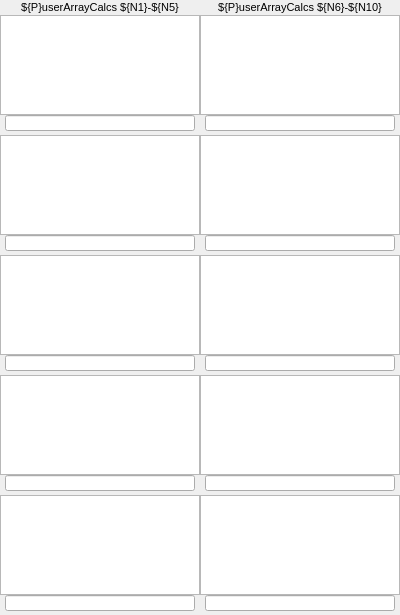
<?xml version="1.0" ?>
<ui version="4.0">
  <class>Dialog</class>
  <widget class="PyDMFrame" name="screen">
    <property name="geometry">
      <rect>
        <x>78</x>
        <y>328</y>
        <width>400</width>
        <height>615</height>
      </rect>
    </property>
    <property name="minimumSize">
      <size>
        <width>400</width>
        <height>615</height>
      </size>
    </property>
    <property name="styleSheet">
      <string notr="true">PyDMFrame#screen {
  color: rgb(0, 0, 0);
  background-color: rgb(255, 255, 255);
  }</string>
    </property>
    <property name="windowTitle">
      <string>userArrayCalcPlots10</string>
    </property>
    <layout class="QGridLayout" name="gridLayout" columnstretch="5,195,195,5" rowstretch="14,1,100,16,4,100,16,4,100,16,4,100,16,4,100,16,4">
      <property name="leftMargin">
        <number>0</number>
      </property>
      <property name="topMargin">
        <number>0</number>
      </property>
      <property name="rightMargin">
        <number>0</number>
      </property>
      <property name="bottomMargin">
        <number>0</number>
      </property>
      <property name="horizontalSpacing">
        <number>0</number>
      </property>
      <property name="verticalSpacing">
        <number>0</number>
      </property>
      <item row="0" column="0" colspan="2">
        <widget class="QLabel" name="text">
          <property name="geometry">
            <rect>
              <x>0</x>
              <y>0</y>
              <width>200</width>
              <height>14</height>
            </rect>
          </property>
          <property name="sizePolicy">
            <sizepolicy hsizetype="Ignored" vsizetype="Ignored">
              <horstretch>0</horstretch>
              <verstretch>0</verstretch>
            </sizepolicy>
          </property>
          <property name="text">
            <string>${P}userArrayCalcs ${N1}-${N5}</string>
          </property>
          <property name="font">
            <font>
              <pointsize>8</pointsize>
            </font>
          </property>
          <property name="brush" stdset="0">
            <brush brushstyle="SolidPattern">
              <color alpha="255">
                <red>0</red>
                <green>0</green>
                <blue>0</blue>
              </color>
            </brush>
          </property>
          <property name="toolTip">
            <string>text</string>
          </property>
          <property name="alignment">
            <set>Qt::AlignCenter</set>
          </property>
          <property name="styleSheet">
            <string notr="true">QLabel#text {
  color: rgb(0, 0, 0);
  }</string>
          </property>
        </widget>
      </item>
      <item row="0" column="2" colspan="2">
        <widget class="QLabel" name="text_1">
          <property name="geometry">
            <rect>
              <x>200</x>
              <y>0</y>
              <width>200</width>
              <height>14</height>
            </rect>
          </property>
          <property name="sizePolicy">
            <sizepolicy hsizetype="Ignored" vsizetype="Ignored">
              <horstretch>0</horstretch>
              <verstretch>0</verstretch>
            </sizepolicy>
          </property>
          <property name="text">
            <string>${P}userArrayCalcs ${N6}-${N10}</string>
          </property>
          <property name="font">
            <font>
              <pointsize>8</pointsize>
            </font>
          </property>
          <property name="brush" stdset="0">
            <brush brushstyle="SolidPattern">
              <color alpha="255">
                <red>0</red>
                <green>0</green>
                <blue>0</blue>
              </color>
            </brush>
          </property>
          <property name="toolTip">
            <string>text_1</string>
          </property>
          <property name="alignment">
            <set>Qt::AlignCenter</set>
          </property>
          <property name="styleSheet">
            <string notr="true">QLabel#text_1 {
  color: rgb(0, 0, 0);
  }</string>
          </property>
        </widget>
      </item>
      <item row="2" column="0" colspan="2">
        <widget class="PyDMWaveformPlot" name="cartesian_plot">
          <property name="geometry">
            <rect>
              <x>0</x>
              <y>15</y>
              <width>200</width>
              <height>100</height>
            </rect>
          </property>
          <property name="sizePolicy">
            <sizepolicy hsizetype="Ignored" vsizetype="Ignored">
              <horstretch>0</horstretch>
              <verstretch>0</verstretch>
            </sizepolicy>
          </property>
          <property name="toolTip">
            <string>cartesian_plot</string>
          </property>
          <property name="title" stdset="0">
            <string/>
          </property>
          <property name="xLabels">
            <stringlist>
              <string>ARRAY INDEX</string>
            </stringlist>
          </property>
          <property name="curves" stdset="0">
            <stringlist>
              <string>{&quot;name&quot;: &quot;curve 1&quot;, &quot;y_channel&quot;: &quot;ca://${P}userArrayCalc${N1}.AVAL&quot;, &quot;color&quot;: &quot;#000000&quot;, &quot;lineStyle&quot;: 1, &quot;lineWidth&quot;: 1, &quot;symbolSize&quot;: 10, &quot;redraw_mode&quot;: 2, &quot;block_size&quot;: 1200, &quot;x_channel&quot;: null}</string>
            </stringlist>
          </property>
          <property name="autoRangeX" stdset="0">
            <bool>true</bool>
          </property>
          <property name="autoRangeY" stdset="0">
            <bool>true</bool>
          </property>
          <property name="axisColor" stdset="0">
            <color>
              <red>0</red>
              <green>0</green>
              <blue>0</blue>
            </color>
          </property>
          <property name="backgroundColor" stdset="0">
            <color>
              <red>255</red>
              <green>255</green>
              <blue>255</blue>
            </color>
          </property>
        </widget>
      </item>
      <item row="2" column="2" colspan="2">
        <widget class="PyDMWaveformPlot" name="cartesian_plot_1">
          <property name="geometry">
            <rect>
              <x>200</x>
              <y>15</y>
              <width>200</width>
              <height>100</height>
            </rect>
          </property>
          <property name="sizePolicy">
            <sizepolicy hsizetype="Ignored" vsizetype="Ignored">
              <horstretch>0</horstretch>
              <verstretch>0</verstretch>
            </sizepolicy>
          </property>
          <property name="toolTip">
            <string>cartesian_plot_1</string>
          </property>
          <property name="title" stdset="0">
            <string/>
          </property>
          <property name="xLabels">
            <stringlist>
              <string>ARRAY INDEX</string>
            </stringlist>
          </property>
          <property name="curves" stdset="0">
            <stringlist>
              <string>{&quot;name&quot;: &quot;curve 1&quot;, &quot;y_channel&quot;: &quot;ca://${P}userArrayCalc${N6}.AVAL&quot;, &quot;color&quot;: &quot;#000000&quot;, &quot;lineStyle&quot;: 1, &quot;lineWidth&quot;: 1, &quot;symbolSize&quot;: 10, &quot;redraw_mode&quot;: 2, &quot;block_size&quot;: 1200, &quot;x_channel&quot;: null}</string>
            </stringlist>
          </property>
          <property name="autoRangeX" stdset="0">
            <bool>true</bool>
          </property>
          <property name="autoRangeY" stdset="0">
            <bool>true</bool>
          </property>
          <property name="axisColor" stdset="0">
            <color>
              <red>0</red>
              <green>0</green>
              <blue>0</blue>
            </color>
          </property>
          <property name="backgroundColor" stdset="0">
            <color>
              <red>255</red>
              <green>255</green>
              <blue>255</blue>
            </color>
          </property>
        </widget>
      </item>
      <item row="5" column="0" colspan="2">
        <widget class="PyDMWaveformPlot" name="cartesian_plot_2">
          <property name="geometry">
            <rect>
              <x>0</x>
              <y>135</y>
              <width>200</width>
              <height>100</height>
            </rect>
          </property>
          <property name="sizePolicy">
            <sizepolicy hsizetype="Ignored" vsizetype="Ignored">
              <horstretch>0</horstretch>
              <verstretch>0</verstretch>
            </sizepolicy>
          </property>
          <property name="toolTip">
            <string>cartesian_plot_2</string>
          </property>
          <property name="title" stdset="0">
            <string/>
          </property>
          <property name="xLabels">
            <stringlist>
              <string>ARRAY INDEX</string>
            </stringlist>
          </property>
          <property name="curves" stdset="0">
            <stringlist>
              <string>{&quot;name&quot;: &quot;curve 1&quot;, &quot;y_channel&quot;: &quot;ca://${P}userArrayCalc${N2}.AVAL&quot;, &quot;color&quot;: &quot;#000000&quot;, &quot;lineStyle&quot;: 1, &quot;lineWidth&quot;: 1, &quot;symbolSize&quot;: 10, &quot;redraw_mode&quot;: 2, &quot;block_size&quot;: 1200, &quot;x_channel&quot;: null}</string>
            </stringlist>
          </property>
          <property name="autoRangeX" stdset="0">
            <bool>true</bool>
          </property>
          <property name="autoRangeY" stdset="0">
            <bool>true</bool>
          </property>
          <property name="axisColor" stdset="0">
            <color>
              <red>0</red>
              <green>0</green>
              <blue>0</blue>
            </color>
          </property>
          <property name="backgroundColor" stdset="0">
            <color>
              <red>255</red>
              <green>255</green>
              <blue>255</blue>
            </color>
          </property>
        </widget>
      </item>
      <item row="5" column="2" colspan="2">
        <widget class="PyDMWaveformPlot" name="cartesian_plot_3">
          <property name="geometry">
            <rect>
              <x>200</x>
              <y>135</y>
              <width>200</width>
              <height>100</height>
            </rect>
          </property>
          <property name="sizePolicy">
            <sizepolicy hsizetype="Ignored" vsizetype="Ignored">
              <horstretch>0</horstretch>
              <verstretch>0</verstretch>
            </sizepolicy>
          </property>
          <property name="toolTip">
            <string>cartesian_plot_3</string>
          </property>
          <property name="title" stdset="0">
            <string/>
          </property>
          <property name="xLabels">
            <stringlist>
              <string>ARRAY INDEX</string>
            </stringlist>
          </property>
          <property name="curves" stdset="0">
            <stringlist>
              <string>{&quot;name&quot;: &quot;curve 1&quot;, &quot;y_channel&quot;: &quot;ca://${P}userArrayCalc${N7}.AVAL&quot;, &quot;color&quot;: &quot;#000000&quot;, &quot;lineStyle&quot;: 1, &quot;lineWidth&quot;: 1, &quot;symbolSize&quot;: 10, &quot;redraw_mode&quot;: 2, &quot;block_size&quot;: 1200, &quot;x_channel&quot;: null}</string>
            </stringlist>
          </property>
          <property name="autoRangeX" stdset="0">
            <bool>true</bool>
          </property>
          <property name="autoRangeY" stdset="0">
            <bool>true</bool>
          </property>
          <property name="axisColor" stdset="0">
            <color>
              <red>0</red>
              <green>0</green>
              <blue>0</blue>
            </color>
          </property>
          <property name="backgroundColor" stdset="0">
            <color>
              <red>255</red>
              <green>255</green>
              <blue>255</blue>
            </color>
          </property>
        </widget>
      </item>
      <item row="8" column="0" colspan="2">
        <widget class="PyDMWaveformPlot" name="cartesian_plot_4">
          <property name="geometry">
            <rect>
              <x>0</x>
              <y>255</y>
              <width>200</width>
              <height>100</height>
            </rect>
          </property>
          <property name="sizePolicy">
            <sizepolicy hsizetype="Ignored" vsizetype="Ignored">
              <horstretch>0</horstretch>
              <verstretch>0</verstretch>
            </sizepolicy>
          </property>
          <property name="toolTip">
            <string>cartesian_plot_4</string>
          </property>
          <property name="title" stdset="0">
            <string/>
          </property>
          <property name="xLabels">
            <stringlist>
              <string>ARRAY INDEX</string>
            </stringlist>
          </property>
          <property name="curves" stdset="0">
            <stringlist>
              <string>{&quot;name&quot;: &quot;curve 1&quot;, &quot;y_channel&quot;: &quot;ca://${P}userArrayCalc${N3}.AVAL&quot;, &quot;color&quot;: &quot;#000000&quot;, &quot;lineStyle&quot;: 1, &quot;lineWidth&quot;: 1, &quot;symbolSize&quot;: 10, &quot;redraw_mode&quot;: 2, &quot;block_size&quot;: 1200, &quot;x_channel&quot;: null}</string>
            </stringlist>
          </property>
          <property name="autoRangeX" stdset="0">
            <bool>true</bool>
          </property>
          <property name="autoRangeY" stdset="0">
            <bool>true</bool>
          </property>
          <property name="axisColor" stdset="0">
            <color>
              <red>0</red>
              <green>0</green>
              <blue>0</blue>
            </color>
          </property>
          <property name="backgroundColor" stdset="0">
            <color>
              <red>255</red>
              <green>255</green>
              <blue>255</blue>
            </color>
          </property>
        </widget>
      </item>
      <item row="8" column="2" colspan="2">
        <widget class="PyDMWaveformPlot" name="cartesian_plot_5">
          <property name="geometry">
            <rect>
              <x>200</x>
              <y>255</y>
              <width>200</width>
              <height>100</height>
            </rect>
          </property>
          <property name="sizePolicy">
            <sizepolicy hsizetype="Ignored" vsizetype="Ignored">
              <horstretch>0</horstretch>
              <verstretch>0</verstretch>
            </sizepolicy>
          </property>
          <property name="toolTip">
            <string>cartesian_plot_5</string>
          </property>
          <property name="title" stdset="0">
            <string/>
          </property>
          <property name="xLabels">
            <stringlist>
              <string>ARRAY INDEX</string>
            </stringlist>
          </property>
          <property name="curves" stdset="0">
            <stringlist>
              <string>{&quot;name&quot;: &quot;curve 1&quot;, &quot;y_channel&quot;: &quot;ca://${P}userArrayCalc${N8}.AVAL&quot;, &quot;color&quot;: &quot;#000000&quot;, &quot;lineStyle&quot;: 1, &quot;lineWidth&quot;: 1, &quot;symbolSize&quot;: 10, &quot;redraw_mode&quot;: 2, &quot;block_size&quot;: 1200, &quot;x_channel&quot;: null}</string>
            </stringlist>
          </property>
          <property name="autoRangeX" stdset="0">
            <bool>true</bool>
          </property>
          <property name="autoRangeY" stdset="0">
            <bool>true</bool>
          </property>
          <property name="axisColor" stdset="0">
            <color>
              <red>0</red>
              <green>0</green>
              <blue>0</blue>
            </color>
          </property>
          <property name="backgroundColor" stdset="0">
            <color>
              <red>255</red>
              <green>255</green>
              <blue>255</blue>
            </color>
          </property>
        </widget>
      </item>
      <item row="14" column="0" colspan="2">
        <widget class="PyDMWaveformPlot" name="cartesian_plot_6">
          <property name="geometry">
            <rect>
              <x>0</x>
              <y>495</y>
              <width>200</width>
              <height>100</height>
            </rect>
          </property>
          <property name="sizePolicy">
            <sizepolicy hsizetype="Ignored" vsizetype="Ignored">
              <horstretch>0</horstretch>
              <verstretch>0</verstretch>
            </sizepolicy>
          </property>
          <property name="toolTip">
            <string>cartesian_plot_6</string>
          </property>
          <property name="title" stdset="0">
            <string/>
          </property>
          <property name="xLabels">
            <stringlist>
              <string>ARRAY INDEX</string>
            </stringlist>
          </property>
          <property name="curves" stdset="0">
            <stringlist>
              <string>{&quot;name&quot;: &quot;curve 1&quot;, &quot;y_channel&quot;: &quot;ca://${P}userArrayCalc${N5}.AVAL&quot;, &quot;color&quot;: &quot;#000000&quot;, &quot;lineStyle&quot;: 1, &quot;lineWidth&quot;: 1, &quot;symbolSize&quot;: 10, &quot;redraw_mode&quot;: 2, &quot;block_size&quot;: 1200, &quot;x_channel&quot;: null}</string>
            </stringlist>
          </property>
          <property name="autoRangeX" stdset="0">
            <bool>true</bool>
          </property>
          <property name="autoRangeY" stdset="0">
            <bool>true</bool>
          </property>
          <property name="axisColor" stdset="0">
            <color>
              <red>0</red>
              <green>0</green>
              <blue>0</blue>
            </color>
          </property>
          <property name="backgroundColor" stdset="0">
            <color>
              <red>255</red>
              <green>255</green>
              <blue>255</blue>
            </color>
          </property>
        </widget>
      </item>
      <item row="14" column="2" colspan="2">
        <widget class="PyDMWaveformPlot" name="cartesian_plot_7">
          <property name="geometry">
            <rect>
              <x>200</x>
              <y>495</y>
              <width>200</width>
              <height>100</height>
            </rect>
          </property>
          <property name="sizePolicy">
            <sizepolicy hsizetype="Ignored" vsizetype="Ignored">
              <horstretch>0</horstretch>
              <verstretch>0</verstretch>
            </sizepolicy>
          </property>
          <property name="toolTip">
            <string>cartesian_plot_7</string>
          </property>
          <property name="title" stdset="0">
            <string/>
          </property>
          <property name="xLabels">
            <stringlist>
              <string>ARRAY INDEX</string>
            </stringlist>
          </property>
          <property name="curves" stdset="0">
            <stringlist>
              <string>{&quot;name&quot;: &quot;curve 1&quot;, &quot;y_channel&quot;: &quot;ca://${P}userArrayCalc${N10}.AVAL&quot;, &quot;color&quot;: &quot;#000000&quot;, &quot;lineStyle&quot;: 1, &quot;lineWidth&quot;: 1, &quot;symbolSize&quot;: 10, &quot;redraw_mode&quot;: 2, &quot;block_size&quot;: 1200, &quot;x_channel&quot;: null}</string>
            </stringlist>
          </property>
          <property name="autoRangeX" stdset="0">
            <bool>true</bool>
          </property>
          <property name="autoRangeY" stdset="0">
            <bool>true</bool>
          </property>
          <property name="axisColor" stdset="0">
            <color>
              <red>0</red>
              <green>0</green>
              <blue>0</blue>
            </color>
          </property>
          <property name="backgroundColor" stdset="0">
            <color>
              <red>255</red>
              <green>255</green>
              <blue>255</blue>
            </color>
          </property>
        </widget>
      </item>
      <item row="11" column="0" colspan="2">
        <widget class="PyDMWaveformPlot" name="cartesian_plot_8">
          <property name="geometry">
            <rect>
              <x>0</x>
              <y>375</y>
              <width>200</width>
              <height>100</height>
            </rect>
          </property>
          <property name="sizePolicy">
            <sizepolicy hsizetype="Ignored" vsizetype="Ignored">
              <horstretch>0</horstretch>
              <verstretch>0</verstretch>
            </sizepolicy>
          </property>
          <property name="toolTip">
            <string>cartesian_plot_8</string>
          </property>
          <property name="title" stdset="0">
            <string/>
          </property>
          <property name="xLabels">
            <stringlist>
              <string>ARRAY INDEX</string>
            </stringlist>
          </property>
          <property name="curves" stdset="0">
            <stringlist>
              <string>{&quot;name&quot;: &quot;curve 1&quot;, &quot;y_channel&quot;: &quot;ca://${P}userArrayCalc${N4}.AVAL&quot;, &quot;color&quot;: &quot;#000000&quot;, &quot;lineStyle&quot;: 1, &quot;lineWidth&quot;: 1, &quot;symbolSize&quot;: 10, &quot;redraw_mode&quot;: 2, &quot;block_size&quot;: 1200, &quot;x_channel&quot;: null}</string>
            </stringlist>
          </property>
          <property name="autoRangeX" stdset="0">
            <bool>true</bool>
          </property>
          <property name="autoRangeY" stdset="0">
            <bool>true</bool>
          </property>
          <property name="axisColor" stdset="0">
            <color>
              <red>0</red>
              <green>0</green>
              <blue>0</blue>
            </color>
          </property>
          <property name="backgroundColor" stdset="0">
            <color>
              <red>255</red>
              <green>255</green>
              <blue>255</blue>
            </color>
          </property>
        </widget>
      </item>
      <item row="11" column="2" colspan="2">
        <widget class="PyDMWaveformPlot" name="cartesian_plot_9">
          <property name="geometry">
            <rect>
              <x>200</x>
              <y>375</y>
              <width>200</width>
              <height>100</height>
            </rect>
          </property>
          <property name="sizePolicy">
            <sizepolicy hsizetype="Ignored" vsizetype="Ignored">
              <horstretch>0</horstretch>
              <verstretch>0</verstretch>
            </sizepolicy>
          </property>
          <property name="toolTip">
            <string>cartesian_plot_9</string>
          </property>
          <property name="title" stdset="0">
            <string/>
          </property>
          <property name="xLabels">
            <stringlist>
              <string>ARRAY INDEX</string>
            </stringlist>
          </property>
          <property name="curves" stdset="0">
            <stringlist>
              <string>{&quot;name&quot;: &quot;curve 1&quot;, &quot;y_channel&quot;: &quot;ca://${P}userArrayCalc${N9}.AVAL&quot;, &quot;color&quot;: &quot;#000000&quot;, &quot;lineStyle&quot;: 1, &quot;lineWidth&quot;: 1, &quot;symbolSize&quot;: 10, &quot;redraw_mode&quot;: 2, &quot;block_size&quot;: 1200, &quot;x_channel&quot;: null}</string>
            </stringlist>
          </property>
          <property name="autoRangeX" stdset="0">
            <bool>true</bool>
          </property>
          <property name="autoRangeY" stdset="0">
            <bool>true</bool>
          </property>
          <property name="axisColor" stdset="0">
            <color>
              <red>0</red>
              <green>0</green>
              <blue>0</blue>
            </color>
          </property>
          <property name="backgroundColor" stdset="0">
            <color>
              <red>255</red>
              <green>255</green>
              <blue>255</blue>
            </color>
          </property>
        </widget>
      </item>
      <item row="3" column="1" colspan="2">
        <widget class="PyDMFrame" name="composite">
          <property name="geometry">
            <rect>
              <x>5</x>
              <y>115</y>
              <width>390</width>
              <height>16</height>
            </rect>
          </property>
          <property name="sizePolicy">
            <sizepolicy hsizetype="Ignored" vsizetype="Ignored">
              <horstretch>0</horstretch>
              <verstretch>0</verstretch>
            </sizepolicy>
          </property>
          <layout class="QGridLayout" name="gridLayout_1" columnstretch="190,10,190" rowstretch="16">
            <property name="leftMargin">
              <number>0</number>
            </property>
            <property name="topMargin">
              <number>0</number>
            </property>
            <property name="rightMargin">
              <number>0</number>
            </property>
            <property name="bottomMargin">
              <number>0</number>
            </property>
            <property name="horizontalSpacing">
              <number>0</number>
            </property>
            <property name="verticalSpacing">
              <number>0</number>
            </property>
            <item row="0" column="2">
              <widget class="PyDMLineEdit" name="text_entry">
                <property name="geometry">
                  <rect>
                    <x>200</x>
                    <y>0</y>
                    <width>190</width>
                    <height>16</height>
                  </rect>
                </property>
                <property name="sizePolicy">
                  <sizepolicy hsizetype="Ignored" vsizetype="Ignored">
                    <horstretch>0</horstretch>
                    <verstretch>0</verstretch>
                  </sizepolicy>
                </property>
                <property name="channel" stdset="0">
                  <string>ca://${P}userArrayCalc${N6}.CALC</string>
                </property>
                <property name="toolTip">
                  <string>${P}userArrayCalc${N6}.CALC</string>
                </property>
                <property name="font">
                  <font>
                    <pointsize>9</pointsize>
                  </font>
                </property>
                <property name="styleSheet">
                  <string notr="true">PyDMLineEdit#text_entry {
  color: rgb(0, 0, 0);
  background-color: rgb(115, 223, 255);
  border: 1px solid black;
  margin: 0px;
  padding: 0px;
  spacing: 0px;
  }</string>
                </property>
              </widget>
            </item>
            <item row="0" column="0">
              <widget class="PyDMLineEdit" name="text_entry_1">
                <property name="geometry">
                  <rect>
                    <x>0</x>
                    <y>0</y>
                    <width>190</width>
                    <height>16</height>
                  </rect>
                </property>
                <property name="sizePolicy">
                  <sizepolicy hsizetype="Ignored" vsizetype="Ignored">
                    <horstretch>0</horstretch>
                    <verstretch>0</verstretch>
                  </sizepolicy>
                </property>
                <property name="channel" stdset="0">
                  <string>ca://${P}userArrayCalc${N1}.CALC</string>
                </property>
                <property name="toolTip">
                  <string>${P}userArrayCalc${N1}.CALC</string>
                </property>
                <property name="font">
                  <font>
                    <pointsize>9</pointsize>
                  </font>
                </property>
                <property name="styleSheet">
                  <string notr="true">PyDMLineEdit#text_entry_1 {
  color: rgb(0, 0, 0);
  background-color: rgb(115, 223, 255);
  border: 1px solid black;
  margin: 0px;
  padding: 0px;
  spacing: 0px;
  }</string>
                </property>
              </widget>
            </item>
          </layout>
        </widget>
      </item>
      <item row="6" column="1" colspan="2">
        <widget class="PyDMFrame" name="composite_1">
          <property name="geometry">
            <rect>
              <x>5</x>
              <y>235</y>
              <width>390</width>
              <height>16</height>
            </rect>
          </property>
          <property name="sizePolicy">
            <sizepolicy hsizetype="Ignored" vsizetype="Ignored">
              <horstretch>0</horstretch>
              <verstretch>0</verstretch>
            </sizepolicy>
          </property>
          <layout class="QGridLayout" name="gridLayout_2" columnstretch="190,10,190" rowstretch="16">
            <property name="leftMargin">
              <number>0</number>
            </property>
            <property name="topMargin">
              <number>0</number>
            </property>
            <property name="rightMargin">
              <number>0</number>
            </property>
            <property name="bottomMargin">
              <number>0</number>
            </property>
            <property name="horizontalSpacing">
              <number>0</number>
            </property>
            <property name="verticalSpacing">
              <number>0</number>
            </property>
            <item row="0" column="2">
              <widget class="PyDMLineEdit" name="text_entry_2">
                <property name="geometry">
                  <rect>
                    <x>200</x>
                    <y>0</y>
                    <width>190</width>
                    <height>16</height>
                  </rect>
                </property>
                <property name="sizePolicy">
                  <sizepolicy hsizetype="Ignored" vsizetype="Ignored">
                    <horstretch>0</horstretch>
                    <verstretch>0</verstretch>
                  </sizepolicy>
                </property>
                <property name="channel" stdset="0">
                  <string>ca://${P}userArrayCalc${N7}.CALC</string>
                </property>
                <property name="toolTip">
                  <string>${P}userArrayCalc${N7}.CALC</string>
                </property>
                <property name="font">
                  <font>
                    <pointsize>9</pointsize>
                  </font>
                </property>
                <property name="styleSheet">
                  <string notr="true">PyDMLineEdit#text_entry_2 {
  color: rgb(0, 0, 0);
  background-color: rgb(115, 223, 255);
  border: 1px solid black;
  margin: 0px;
  padding: 0px;
  spacing: 0px;
  }</string>
                </property>
              </widget>
            </item>
            <item row="0" column="0">
              <widget class="PyDMLineEdit" name="text_entry_3">
                <property name="geometry">
                  <rect>
                    <x>0</x>
                    <y>0</y>
                    <width>190</width>
                    <height>16</height>
                  </rect>
                </property>
                <property name="sizePolicy">
                  <sizepolicy hsizetype="Ignored" vsizetype="Ignored">
                    <horstretch>0</horstretch>
                    <verstretch>0</verstretch>
                  </sizepolicy>
                </property>
                <property name="channel" stdset="0">
                  <string>ca://${P}userArrayCalc${N2}.CALC</string>
                </property>
                <property name="toolTip">
                  <string>${P}userArrayCalc${N2}.CALC</string>
                </property>
                <property name="font">
                  <font>
                    <pointsize>9</pointsize>
                  </font>
                </property>
                <property name="styleSheet">
                  <string notr="true">PyDMLineEdit#text_entry_3 {
  color: rgb(0, 0, 0);
  background-color: rgb(115, 223, 255);
  border: 1px solid black;
  margin: 0px;
  padding: 0px;
  spacing: 0px;
  }</string>
                </property>
              </widget>
            </item>
          </layout>
        </widget>
      </item>
      <item row="9" column="1" colspan="2">
        <widget class="PyDMFrame" name="composite_2">
          <property name="geometry">
            <rect>
              <x>5</x>
              <y>355</y>
              <width>390</width>
              <height>16</height>
            </rect>
          </property>
          <property name="sizePolicy">
            <sizepolicy hsizetype="Ignored" vsizetype="Ignored">
              <horstretch>0</horstretch>
              <verstretch>0</verstretch>
            </sizepolicy>
          </property>
          <layout class="QGridLayout" name="gridLayout_3" columnstretch="190,10,190" rowstretch="16">
            <property name="leftMargin">
              <number>0</number>
            </property>
            <property name="topMargin">
              <number>0</number>
            </property>
            <property name="rightMargin">
              <number>0</number>
            </property>
            <property name="bottomMargin">
              <number>0</number>
            </property>
            <property name="horizontalSpacing">
              <number>0</number>
            </property>
            <property name="verticalSpacing">
              <number>0</number>
            </property>
            <item row="0" column="2">
              <widget class="PyDMLineEdit" name="text_entry_4">
                <property name="geometry">
                  <rect>
                    <x>200</x>
                    <y>0</y>
                    <width>190</width>
                    <height>16</height>
                  </rect>
                </property>
                <property name="sizePolicy">
                  <sizepolicy hsizetype="Ignored" vsizetype="Ignored">
                    <horstretch>0</horstretch>
                    <verstretch>0</verstretch>
                  </sizepolicy>
                </property>
                <property name="channel" stdset="0">
                  <string>ca://${P}userArrayCalc${N8}.CALC</string>
                </property>
                <property name="toolTip">
                  <string>${P}userArrayCalc${N8}.CALC</string>
                </property>
                <property name="font">
                  <font>
                    <pointsize>9</pointsize>
                  </font>
                </property>
                <property name="styleSheet">
                  <string notr="true">PyDMLineEdit#text_entry_4 {
  color: rgb(0, 0, 0);
  background-color: rgb(115, 223, 255);
  border: 1px solid black;
  margin: 0px;
  padding: 0px;
  spacing: 0px;
  }</string>
                </property>
              </widget>
            </item>
            <item row="0" column="0">
              <widget class="PyDMLineEdit" name="text_entry_5">
                <property name="geometry">
                  <rect>
                    <x>0</x>
                    <y>0</y>
                    <width>190</width>
                    <height>16</height>
                  </rect>
                </property>
                <property name="sizePolicy">
                  <sizepolicy hsizetype="Ignored" vsizetype="Ignored">
                    <horstretch>0</horstretch>
                    <verstretch>0</verstretch>
                  </sizepolicy>
                </property>
                <property name="channel" stdset="0">
                  <string>ca://${P}userArrayCalc${N3}.CALC</string>
                </property>
                <property name="toolTip">
                  <string>${P}userArrayCalc${N3}.CALC</string>
                </property>
                <property name="font">
                  <font>
                    <pointsize>9</pointsize>
                  </font>
                </property>
                <property name="styleSheet">
                  <string notr="true">PyDMLineEdit#text_entry_5 {
  color: rgb(0, 0, 0);
  background-color: rgb(115, 223, 255);
  border: 1px solid black;
  margin: 0px;
  padding: 0px;
  spacing: 0px;
  }</string>
                </property>
              </widget>
            </item>
          </layout>
        </widget>
      </item>
      <item row="12" column="1" colspan="2">
        <widget class="PyDMFrame" name="composite_3">
          <property name="geometry">
            <rect>
              <x>5</x>
              <y>475</y>
              <width>390</width>
              <height>16</height>
            </rect>
          </property>
          <property name="sizePolicy">
            <sizepolicy hsizetype="Ignored" vsizetype="Ignored">
              <horstretch>0</horstretch>
              <verstretch>0</verstretch>
            </sizepolicy>
          </property>
          <layout class="QGridLayout" name="gridLayout_4" columnstretch="190,10,190" rowstretch="16">
            <property name="leftMargin">
              <number>0</number>
            </property>
            <property name="topMargin">
              <number>0</number>
            </property>
            <property name="rightMargin">
              <number>0</number>
            </property>
            <property name="bottomMargin">
              <number>0</number>
            </property>
            <property name="horizontalSpacing">
              <number>0</number>
            </property>
            <property name="verticalSpacing">
              <number>0</number>
            </property>
            <item row="0" column="2">
              <widget class="PyDMLineEdit" name="text_entry_6">
                <property name="geometry">
                  <rect>
                    <x>200</x>
                    <y>0</y>
                    <width>190</width>
                    <height>16</height>
                  </rect>
                </property>
                <property name="sizePolicy">
                  <sizepolicy hsizetype="Ignored" vsizetype="Ignored">
                    <horstretch>0</horstretch>
                    <verstretch>0</verstretch>
                  </sizepolicy>
                </property>
                <property name="channel" stdset="0">
                  <string>ca://${P}userArrayCalc${N9}.CALC</string>
                </property>
                <property name="toolTip">
                  <string>${P}userArrayCalc${N9}.CALC</string>
                </property>
                <property name="font">
                  <font>
                    <pointsize>9</pointsize>
                  </font>
                </property>
                <property name="styleSheet">
                  <string notr="true">PyDMLineEdit#text_entry_6 {
  color: rgb(0, 0, 0);
  background-color: rgb(115, 223, 255);
  border: 1px solid black;
  margin: 0px;
  padding: 0px;
  spacing: 0px;
  }</string>
                </property>
              </widget>
            </item>
            <item row="0" column="0">
              <widget class="PyDMLineEdit" name="text_entry_7">
                <property name="geometry">
                  <rect>
                    <x>0</x>
                    <y>0</y>
                    <width>190</width>
                    <height>16</height>
                  </rect>
                </property>
                <property name="sizePolicy">
                  <sizepolicy hsizetype="Ignored" vsizetype="Ignored">
                    <horstretch>0</horstretch>
                    <verstretch>0</verstretch>
                  </sizepolicy>
                </property>
                <property name="channel" stdset="0">
                  <string>ca://${P}userArrayCalc${N4}.CALC</string>
                </property>
                <property name="toolTip">
                  <string>${P}userArrayCalc${N4}.CALC</string>
                </property>
                <property name="font">
                  <font>
                    <pointsize>9</pointsize>
                  </font>
                </property>
                <property name="styleSheet">
                  <string notr="true">PyDMLineEdit#text_entry_7 {
  color: rgb(0, 0, 0);
  background-color: rgb(115, 223, 255);
  border: 1px solid black;
  margin: 0px;
  padding: 0px;
  spacing: 0px;
  }</string>
                </property>
              </widget>
            </item>
          </layout>
        </widget>
      </item>
      <item row="15" column="1" colspan="2">
        <widget class="PyDMFrame" name="composite_4">
          <property name="geometry">
            <rect>
              <x>5</x>
              <y>595</y>
              <width>390</width>
              <height>16</height>
            </rect>
          </property>
          <property name="sizePolicy">
            <sizepolicy hsizetype="Ignored" vsizetype="Ignored">
              <horstretch>0</horstretch>
              <verstretch>0</verstretch>
            </sizepolicy>
          </property>
          <layout class="QGridLayout" name="gridLayout_5" columnstretch="190,10,190" rowstretch="16">
            <property name="leftMargin">
              <number>0</number>
            </property>
            <property name="topMargin">
              <number>0</number>
            </property>
            <property name="rightMargin">
              <number>0</number>
            </property>
            <property name="bottomMargin">
              <number>0</number>
            </property>
            <property name="horizontalSpacing">
              <number>0</number>
            </property>
            <property name="verticalSpacing">
              <number>0</number>
            </property>
            <item row="0" column="2">
              <widget class="PyDMLineEdit" name="text_entry_8">
                <property name="geometry">
                  <rect>
                    <x>200</x>
                    <y>0</y>
                    <width>190</width>
                    <height>16</height>
                  </rect>
                </property>
                <property name="sizePolicy">
                  <sizepolicy hsizetype="Ignored" vsizetype="Ignored">
                    <horstretch>0</horstretch>
                    <verstretch>0</verstretch>
                  </sizepolicy>
                </property>
                <property name="channel" stdset="0">
                  <string>ca://${P}userArrayCalc${N10}.CALC</string>
                </property>
                <property name="toolTip">
                  <string>${P}userArrayCalc${N10}.CALC</string>
                </property>
                <property name="font">
                  <font>
                    <pointsize>9</pointsize>
                  </font>
                </property>
                <property name="styleSheet">
                  <string notr="true">PyDMLineEdit#text_entry_8 {
  color: rgb(0, 0, 0);
  background-color: rgb(115, 223, 255);
  border: 1px solid black;
  margin: 0px;
  padding: 0px;
  spacing: 0px;
  }</string>
                </property>
              </widget>
            </item>
            <item row="0" column="0">
              <widget class="PyDMLineEdit" name="text_entry_9">
                <property name="geometry">
                  <rect>
                    <x>0</x>
                    <y>0</y>
                    <width>190</width>
                    <height>16</height>
                  </rect>
                </property>
                <property name="sizePolicy">
                  <sizepolicy hsizetype="Ignored" vsizetype="Ignored">
                    <horstretch>0</horstretch>
                    <verstretch>0</verstretch>
                  </sizepolicy>
                </property>
                <property name="channel" stdset="0">
                  <string>ca://${P}userArrayCalc${N5}.CALC</string>
                </property>
                <property name="toolTip">
                  <string>${P}userArrayCalc${N5}.CALC</string>
                </property>
                <property name="font">
                  <font>
                    <pointsize>9</pointsize>
                  </font>
                </property>
                <property name="styleSheet">
                  <string notr="true">PyDMLineEdit#text_entry_9 {
  color: rgb(0, 0, 0);
  background-color: rgb(115, 223, 255);
  border: 1px solid black;
  margin: 0px;
  padding: 0px;
  spacing: 0px;
  }</string>
                </property>
              </widget>
            </item>
          </layout>
        </widget>
      </item>
    </layout>
    <zorder>text</zorder>
    <zorder>text_1</zorder>
    <zorder>cartesian_plot</zorder>
    <zorder>cartesian_plot_1</zorder>
    <zorder>cartesian_plot_2</zorder>
    <zorder>cartesian_plot_3</zorder>
    <zorder>cartesian_plot_4</zorder>
    <zorder>cartesian_plot_5</zorder>
    <zorder>cartesian_plot_6</zorder>
    <zorder>cartesian_plot_7</zorder>
    <zorder>cartesian_plot_8</zorder>
    <zorder>cartesian_plot_9</zorder>
    <zorder>text_entry</zorder>
    <zorder>text_entry_1</zorder>
    <zorder>composite</zorder>
    <zorder>text_entry_2</zorder>
    <zorder>text_entry_3</zorder>
    <zorder>composite_1</zorder>
    <zorder>text_entry_4</zorder>
    <zorder>text_entry_5</zorder>
    <zorder>composite_2</zorder>
    <zorder>text_entry_6</zorder>
    <zorder>text_entry_7</zorder>
    <zorder>composite_3</zorder>
    <zorder>text_entry_8</zorder>
    <zorder>text_entry_9</zorder>
    <zorder>composite_4</zorder>
  </widget>
  <customwidgets>
    <customwidget>
      <class>PyDMLabel</class>
      <extends>QLabel</extends>
      <header>pydm.widgets.label</header>
    </customwidget>
    <customwidget>
      <class>PyDMWaveformPlot</class>
      <extends>QGraphicsView</extends>
      <header>pydm.widgets.waveformplot</header>
    </customwidget>
    <customwidget>
      <class>PyDMFrame</class>
      <extends>QFrame</extends>
      <header>pydm.widgets.frame</header>
    </customwidget>
    <customwidget>
      <class>PyDMLineEdit</class>
      <extends>QLineEdit</extends>
      <header>pydm.widgets.line_edit</header>
    </customwidget>
  </customwidgets>
</ui>
